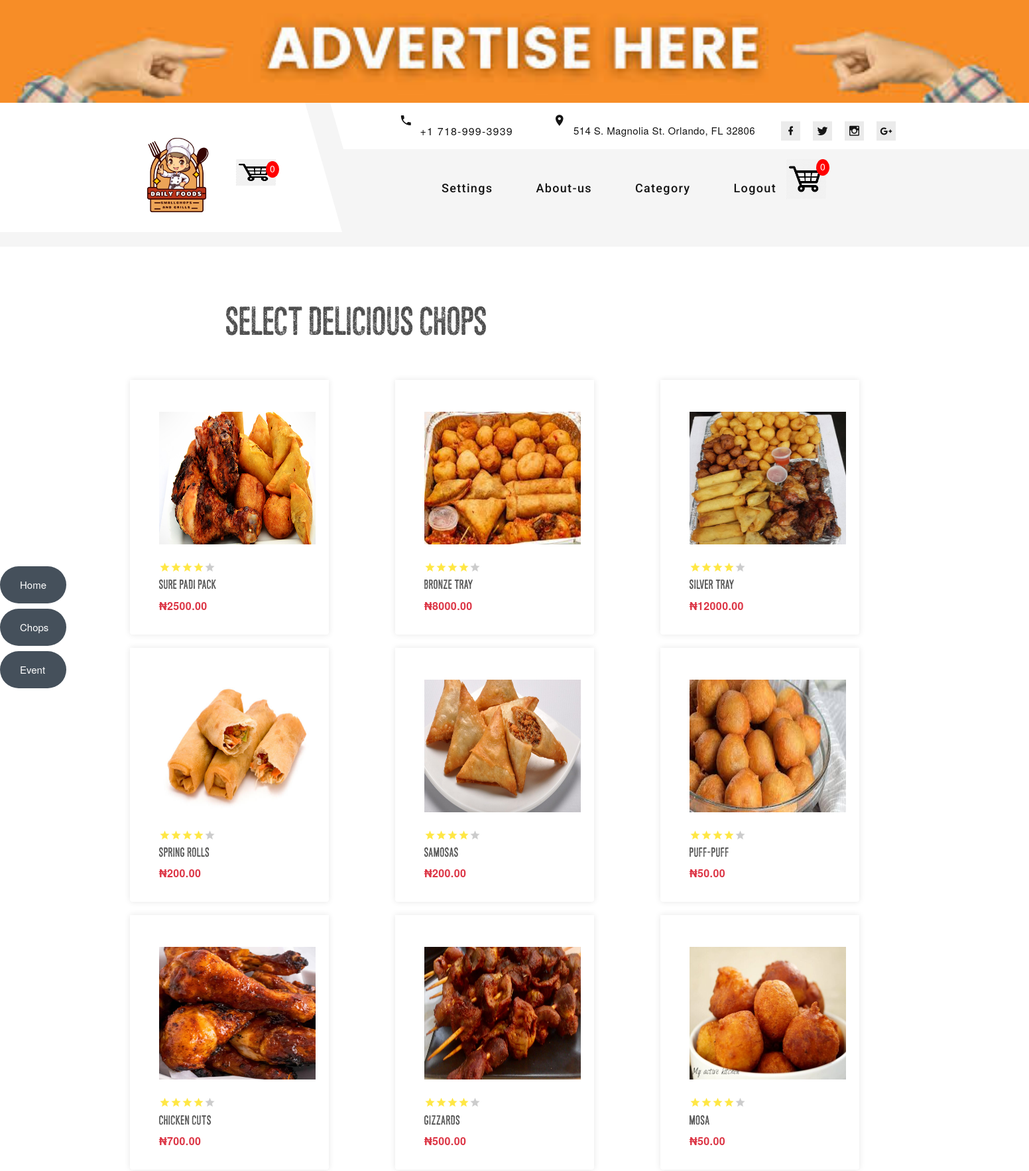
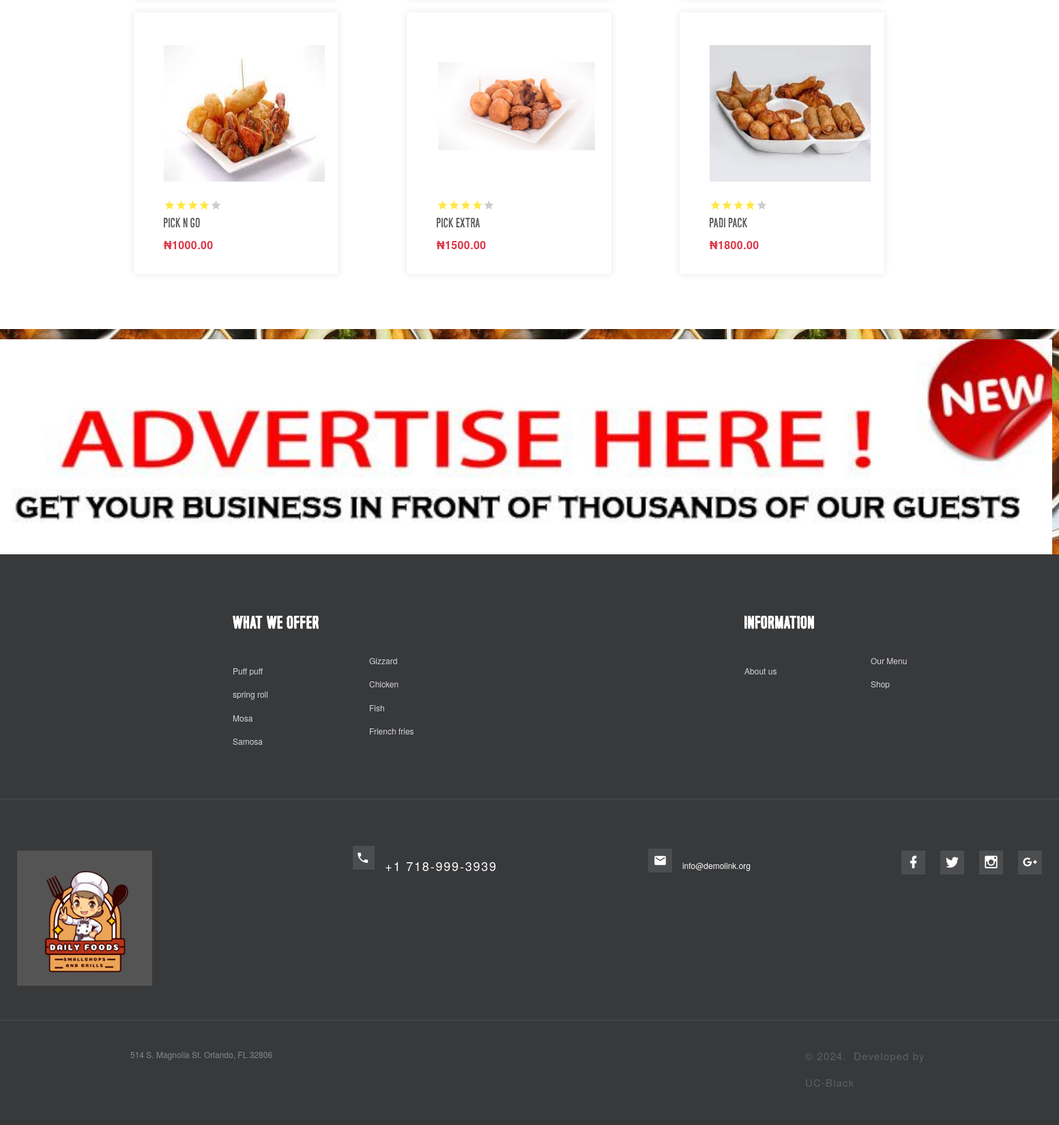
/chops/ (signed in), run on the app's committed database (2 pictures, top to bottom).
### smallchop/models.py (models this page shows, shortened)
class Product(models.Model):
    name = models.CharField(max_length=200, null=True)
    price = models.DecimalField(max_digits=7, decimal_places=2)
    description = models.TextField( max_length=500, null=True)
    reviews = models.ManyToManyField('smallchop.Review', blank=True, related_name="product_reviews")
    date_created = models.DateTimeField(auto_now_add=True, null=True)
    category = models.ManyToManyField(Category, related_name='products')
    image = models.ImageField( upload_to="images/products", null=True, blank=True)
    @property
    def imageURL(self):
        try:
            url = self.image.url
        except:
            url = ''
        return url

### smallchop/decorators.py (the view)
        def wrapper_func(request, *args, **kwargs):
            group = None
            if request.user.groups.exists():
                group = request.user.groups.all()[0].name
            if group in allowed_roles:
              return view_func(request, *args, **kwargs)
            else:
                return HttpResponse('you are not allowed to view this page')

### smallchop/models.py (called while the page is built)
    @property
    def get_cart_items(self):
        orderitems = self.orderitem_set.all()
        total = sum([item.quantity for item in orderitems])
        return total

### smallchop/utils.py (called while the page is built)
def cartData(request):
    items = []
    order = {'get_cart_total': 0, 'get_cart_items': 0, 'shipping': False}
    cartItems = order['get_cart_items']
    if request.user.is_authenticated:
        customer = request.user.customer
        order, created = Order.objects.get_or_create(customer=customer, complete=False)
        items = order.orderitem_set.all()
        cartItems = order.get_cart_items
    return {'items': items, 'order': order, 'cartItems': cartItems}

### smallchop/views.py (called while the page is built)
@login_required(login_url='login')
@allowed_users(allowed_roles=['customer'])
def ChopsView(request):
    data = cartData(request)
    cartItems = data['cartItems']
    items = data['items']
    categories = Category.objects.all()
    products = Product.objects.all()
    context = {'products':products, 'categories':categories, 'items': items, 'cartItems':cartItems}
    return render(request, "chops/chops.html", context)

### templates/chops/chops.html (shortened to what this page needs)
{% extends "chops/base.html" %}
{% block content %}
<section class="section section-lg bg-default">
    <div class="container">
      <h3 class="oh-desktop"><span class="d-inline-block wow slideInUp">Select Delicious Chops</span></h3>
      <div class="row row-lg row-30">
        <div class="col-sm-6 col-g-4 col-xl-3">
            {% for product in products %}
            <article class="product wow fadeInLeft" data-wow-delay=".15s">
              <div class="product-figure " ><img class="img_products " src="{{product.imageURL}}" alt="product_image" width="300" height="300"/>
              </div>
              <div class="product-rating"><span class="mdi mdi-star"></span><span class="mdi mdi-star"></span><span class="mdi mdi-star"></span><span class="mdi mdi-star"></span><span class="mdi mdi-star text-gray-13"></span>
              </div>
              <h6 class="product-title">{{product.name}}</h6>
              <div class="product-price-wrap">
                <div class="product-price">₦{{product.price|floatformat:2}}</div>
              </div>
              <div class="product-button">
              </div>
            </article>
            {% endfor %}
          </div>
       </div>
    </div>
  </section>
  {% endblock %}

### templates/chops/base.html (shortened to what this page needs)
{% load static %}
<!DOCTYPE html>
<html class="wide wow-animation" lang="en">
  <head>
    <link rel="stylesheet" href="https://stackpath.bootstrapcdn.com/bootstrap/4.4.1/css/bootstrap.min.css">
	<link rel="stylesheet" type="text/css" href="{% static 'css/main.css' %}">
    <link rel="stylesheet" href="{% static 'css/bootstrap.css' %}">
    <link rel="stylesheet" href="{% static 'css/fonts.css' %}">
    <link rel="stylesheet" href="{% static 'css/style.css' %}">
    <div>
      <a class=" ai section section-banner text-center d-none d-xl-block" href="https://www.templatemonster.com/intense-multipurpose-html-template.html"><img src="{% static 'images/banner/advt_b.jpg' %}" alt="" width="1600" height="310"></a>
      <header class="section page-header">
        <div class="rd-navbar-wrap">
          <nav class="rd-navbar rd-navbar-modern" data-layout="rd-navbar-fixed" data-sm-layout="rd-navbar-fixed" data-md-layout="rd-navbar-fixed" data-md-device-layout="rd-navbar-fixed" data-lg-layout="rd-navbar-static" data-lg-device-layout="rd-navbar-fixed" data-xl-layout="rd-navbar-static" data-xl-device-layout="rd-navbar-static" data-xxl-layout="rd-navbar-static" data-xxl-device-layout="rd-navbar-static" data-lg-stick-up-offset="56px" data-xl-stick-up-offset="56px" data-xxl-stick-up-offset="56px" data-lg-stick-up="true" data-xl-stick-up="true" data-xxl-stick-up="true">
            <div class="rd-navbar-inner-outer">
              <div class="rd-navbar-inner">
                <div class="rd-navbar-panel">
                  <div class="rd-navbar-brand"><a  href="{% url 'index'%}"><img class="brand-logo-dark" src="{% static 'images/logo/Logo1.png' %}" alt="" width="198" height="66"/></a></div>
                      <a   href="{% url 'cart' %}">
                        <img class="img_logo" id="cart-icon" src="{% static 'images/index/cart.png' %}">
                      </a>
                          <p class="pi" id="cart-total">{{cartItems}}</p>
                </div>
                <div class="rd-navbar-right rd-navbar-nav-wrap">
                  <div class="rd-navbar-aside">
                    <ul class="rd-navbar-contacts-2">
                      <li>
                        <div class="unit unit-spacing-xs">
                          <div class="unit-left"><span class="icon mdi mdi-phone"></span></div>
                          <div class="unit-body"><a class="phone" href="tel:#">+1 718-999-3939</a></div>
                        </div>
                      </li>
                      <li>
                        <div class="unit unit-spacing-xs">
                          <div class="unit-left"><span class="icon mdi mdi-map-marker"></span></div>
                          <div class="unit-body"><a class="address" href="#">514 S. Magnolia St. Orlando, FL 32806</a></div>
                        </div>
                      </li>
                    </ul>
                    <ul class="list-share-2">
                      <li><a class="icon mdi mdi-facebook" href="#"></a></li>
                      <li><a class="icon mdi mdi-twitter" href="#"></a></li>
                      <li><a class="icon mdi mdi-instagram" href="#"></a></li>
                      <li><a class="icon mdi mdi-google-plus" href="#"></a></li>
                    </ul>
                  </div>
                  <div class="rd-navbar-main">
                    <div class="form-inline my-2 my-lg-0">
                      <ul class="rd-navbar-nav">
                            <li class="rd-nav-item" id="settingDropdown">
                              <a class="rd-nav-link" href="#">Settings </a>
                          </li>
                          <li class="rd-nav-item"><a class="rd-nav-link" href="{% url 'aboutus'%}">About-us</a></li>
                          <li class="rd-nav-item" id="categoryDropdown">
                            <a class="rd-nav-link" href="#">Category </a>
                        </li>
                          {% if request.user.is_authenticated %}
                          <li class="rd-nav-item"><a class="rd-nav-link" href="{% url 'logout' %}">Logout</a></li>
                          {% else %}
                          <li class="rd-nav-item"><a class="rd-nav-link" href="{% url 'login' %}">Login</a></li>
                        {% endif %}
                        <a href="{% url 'cart' %}">
                          <img  id="cart-icon" src="{% static 'images/index/cart.png' %}">
                        </a>
                            <p class="pi" id="cart-total">{{cartItems}}</p>
                      </ul>
                    </div>
                </div>
              </div>
            </div>
          </nav>
        </div>
      </header>
      <nav id="navbar" class="navbar nav-menu"  >
        <ul class="ulu">
          <a href="{% url 'index' %}" class="bx bx-home"> <span>Home</span></a>
          <li><a href="{% url 'chops' %}" > <span>Chops</span></a></li>
          <li><a href="{% url 'event_form' %}"> <span>Event</span></a></li>
        </ul>
      </nav>
  {% block content %}{% endblock %}
  <a class="section section-banner" href="https://www.templatemonster.com/intense-multipurpose-html-template.html"><img src="{% static 'images/banner/adv-here.jpg' %}" alt="" width="1600" height="310"></a>
  <footer class="section footer-modern context-dark footer-modern-2">
    <div class="footer-modern-line">
      <div class="container">
        <div class="row row-50">
          <div class="col-md-6 col-4">
            <h5 class="footer-modern-title oh-desktop"><span class="d-inline-block wow slideInLeft">What We Offer</span></h5>
            <ul class="footer-modern-list d-inline-block d-sm-block wow fadeInUp">
              <li><a href="#">Puff puff</a></li>
              <li><a href="#">spring roll</a></li>
              <li><a href="#">Mosa</a></li>
              <li><a href="#">Samosa</a></li>
              <li><a href="#">Gizzard</a></li>
              <li><a href="#">Chicken</a></li>
              <li><a href="#">Fish</a></li>
              <li><a href="#">Friench fries</a></li>
            </ul>
          </div>
          <div class="col-md-6 col-4 col-xl-3">
            <h5 class="footer-modern-title oh-desktop"><span class="d-inline-block wow slideInLeft">Information</span></h5>
            <ul class="footer-modern-list d-inline-block d-sm-block wow fadeInUp">
              <li><a href="about-us.html">About us</a></li>
              <li><a href="{% url 'index' %}">Our Menu</a></li>
              <li><a href="{% url 'chops' %}">Shop</a></li>
            </ul>
          </div>
        </div>
      </div>
    </div>
    <div class="footer-modern-line-2">
      <div class="container-foot">
        <div class="row row-30 align-items-center">
          <div class="col-sm-6 col-md-7 col-lg-4 col-xl-4">
            <div class="row row-30 align-items-center text-lg-center">
              <div class="col-md-7 col-xl-6"><a class="brand" href="#"><img src="{% static 'images/logo/Logo2.png' %}" alt="" width="198" height="66"/></a></div>
              <div class="col-md-5 col-xl-6">
              </div>
            </div>
          </div>
          <div class="col-sm-6 col-md-12 col-lg-8 col-xl-8 oh-desktop">
            <div class="group-xmd group-sm-justify">
              <div class="footer-modern-contacts wow slideInUp">
                <div class="unit unit-spacing-sm align-items-center">
                  <div class="unit-left"><span class="icon icon-24 mdi mdi-phone"></span></div>
                  <div class="unit-body"><a class="phone" href="tel:#">+1 718-999-3939</a></div>
                </div>
              </div>
              <div class="footer-modern-contacts wow slideInDown">
                <div class="unit unit-spacing-sm align-items-center">
                  <div class="unit-left"><span class="icon mdi mdi-email"></span></div>
                  <div class="unit-body"><a class="mail" href="mailto:#">info@demolink.org</a></div>
                </div>
              </div>
              <div class="wow slideInRight">
                <ul class="list-inline footer-social-list footer-social-list-2 footer-social-list-3">
                  <li><a class="icon mdi mdi-facebook" href="#"></a></li>
                  <li><a class="icon mdi mdi-twitter" href="#"></a></li>
                  <li><a class="icon mdi mdi-instagram" href="#"></a></li>
                  <li><a class="icon mdi mdi-google-plus" href="#"></a></li>
                </ul>
              </div>
            </div>
          </div>
        </div>
      </div>
    </div>
    <div class="footer-modern-line-3">
      <div class="container">
        <div class="row row-10 justify-content-between">
          <div class="col-md-6"><span>514 S. Magnolia St. Orlando, FL 32806</span></div>
          <div class="col-md-auto">
            <p class="rights"><span>&copy;&nbsp;</span><span class="copyright-year"></span><span>.&nbsp;</span><span> Developed&nbsp;by&nbsp;<a href="#">UC-Black</a></span></p>
          </div>
        </div>
      </div>
    </div>
  </footer>
</div>
</body>
</html>

### static/css/main.css (style rules this page uses)
h1,h2,h3,h4,h5,h6 { color:hsl(0, 0%, 30%); }
.product { margin-left: 20px; margin-bottom: 20px; border-radius: 0 0 4px 4px; }
#cart-icon { width:25px; display: inline-block; margin-left: 15px; }
#cart-total { display: block; text-align: center; color:#fff; background-color: red; width: 20px; height: 25px; border-radius: 50%; font-size: 14px; }
.col-lg-4, .col-lg-6, .col-lg-8, .col-lg-12 { margin-top: 10px; }

### data on the page
Product: imageURL (picture), name "Sure Padi pack", price "2500.00"
Product: imageURL (picture), name "Bronze Tray", price "8000.00"
Product: imageURL (picture), name "Silver Tray", price "12000.00"
Product: imageURL (picture), name "Spring rolls", price "200.00"
Product: imageURL (picture), name "Samosas", price "200.00"
Product: imageURL (picture), name "Puff-Puff", price "50.00"
Product: imageURL (picture), name "Chicken cuts", price "700.00"
Product: imageURL (picture), name "Gizzards", price "500.00"
Product: imageURL (picture), name "Mosa", price "50.00"
Product: imageURL (picture), name "Pick n Go", price "1000.00"
Product: imageURL (picture), name "Pick Extra", price "1500.00"
Product: imageURL (picture), name "Padi pack", price "1800.00"

### other printed values
{{ cartItems }} "0"
